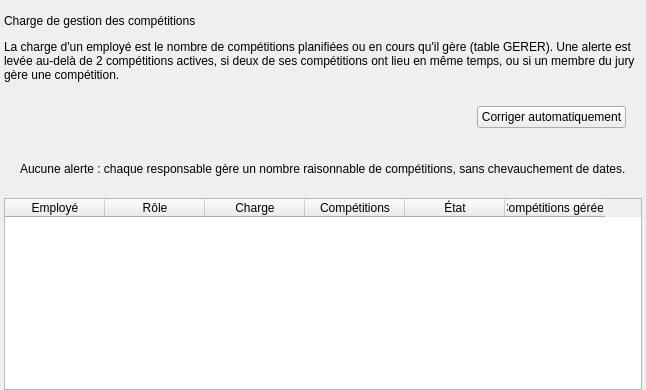
                     <widget class="QWidget" name="ongletCharge">
                      <attribute name="title">
                       <string>⏱  Charge de travail</string>
                      </attribute>
                      <layout class="QVBoxLayout" name="dispositionCharge" stretch="0,0,0,0,1">
                       <property name="spacing">
                        <number>12</number>
                       </property>
                       <property name="leftMargin">
                        <number>4</number>
                       </property>
                       <property name="topMargin">
                        <number>14</number>
                       </property>
                       <property name="rightMargin">
                        <number>4</number>
                       </property>
                       <property name="bottomMargin">
                        <number>0</number>
                       </property>
                       <item>
                        <widget class="QLabel" name="titreCharge">
                         <property name="texte" stdset="0">
                          <string notr="true">h2</string>
                         </property>
                         <property name="text">
                          <string>Charge de gestion des compétitions</string>
                         </property>
                        </widget>
                       </item>
                       <item>
                        <widget class="QLabel" name="explicationCharge">
                         <property name="texte" stdset="0">
                          <string notr="true">discret</string>
                         </property>
                         <property name="wordWrap">
                          <bool>true</bool>
                         </property>
                         <property name="text">
                          <string>La charge d'un employé est le nombre de compétitions planifiées ou en cours qu'il gère (table GERER). Une alerte est levée au-delà de 2 compétitions actives, si deux de ses compétitions ont lieu en même temps, ou si un membre du jury gère une compétition.</string>
                         </property>
                        </widget>
                       </item>
                       <item>
                        <widget class="QFrame" name="cadreAlerte">
                         <layout class="QHBoxLayout" name="dispositionAlerte" stretch="1,0">
                          <property name="leftMargin">
                           <number>16</number>
                          </property>
                          <property name="topMargin">
                           <number>12</number>
                          </property>
                          <property name="rightMargin">
                           <number>16</number>
                          </property>
                          <property name="bottomMargin">
                           <number>12</number>
                          </property>
                          <item>
                           <widget class="QLabel" name="texteAlerte">
                            <property name="textFormat">
                             <enum>Qt::RichText</enum>
                            </property>
                            <property name="wordWrap">
                             <bool>true</bool>
                            </property>
                           </widget>
                          </item>
                          <item alignment="Qt::AlignTop">
                           <widget class="QPushButton" name="boutonCorrigerCharge">
                            <property name="cursor">
                             <cursorShape>PointingHandCursor</cursorShape>
                            </property>
                            <property name="text">
                             <string>Corriger automatiquement</string>
                            </property>
                            <property name="variante" stdset="0">
                             <string notr="true">primaire</string>
                            </property>
                           </widget>
                          </item>
                         </layout>
                        </widget>
                       </item>
                       <item>
                        <widget class="QFrame" name="cadreOk">
                         <layout class="QHBoxLayout" name="dispositionOk">
                          <property name="leftMargin">
                           <number>16</number>
                          </property>
                          <property name="topMargin">
                           <number>10</number>
                          </property>
                          <property name="rightMargin">
                           <number>16</number>
                          </property>
                          <property name="bottomMargin">
                           <number>10</number>
                          </property>
                          <item>
                           <widget class="QLabel" name="texteOk">
                            <property name="text">
                             <string>Aucune alerte : chaque responsable gère un nombre raisonnable de compétitions, sans chevauchement de dates.</string>
                            </property>
                           </widget>
                          </item>
                         </layout>
                        </widget>
                       </item>
                       <item>
                        <widget class="QTableWidget" name="tableCharge">
                         <property name="editTriggers">
                          <set>QAbstractItemView::NoEditTriggers</set>
                         </property>
                         <property name="selectionMode">
                          <enum>QAbstractItemView::NoSelection</enum>
                         </property>
                         <property name="selectionBehavior">
                          <enum>QAbstractItemView::SelectRows</enum>
                         </property>
                         <property name="verticalScrollMode">
                          <enum>QAbstractItemView::ScrollPerPixel</enum>
                         </property>
                         <property name="horizontalScrollMode">
                          <enum>QAbstractItemView::ScrollPerPixel</enum>
                         </property>
                         <property name="showGrid">
                          <bool>false</bool>
                         </property>
                         <property name="wordWrap">
                          <bool>false</bool>
                         </property>
                         <attribute name="horizontalHeaderMinimumSectionSize">
                          <number>50</number>
                         </attribute>
                         <attribute name="horizontalHeaderHighlightSections">
                          <bool>false</bool>
                         </attribute>
                         <attribute name="verticalHeaderVisible">
                          <bool>false</bool>
                         </attribute>
                         <attribute name="verticalHeaderDefaultSectionSize">
                          <number>46</number>
                         </attribute>
                         <column>
                          <property name="text">
                           <string>Employé</string>
                          </property>
                         </column>
                         <column>
                          <property name="text">
                           <string>Rôle</string>
                          </property>
                         </column>
                         <column>
                          <property name="text">
                           <string>Charge</string>
                          </property>
                         </column>
                         <column>
                          <property name="text">
                           <string>Compétitions</string>
                          </property>
                         </column>
                         <column>
                          <property name="text">
                           <string>État</string>
                          </property>
                         </column>
                         <column>
                          <property name="text">
                           <string>Compétitions gérées</string>
                          </property>
                         </column>
                        </widget>
                       </item>
                      </layout>
                     </widget>
